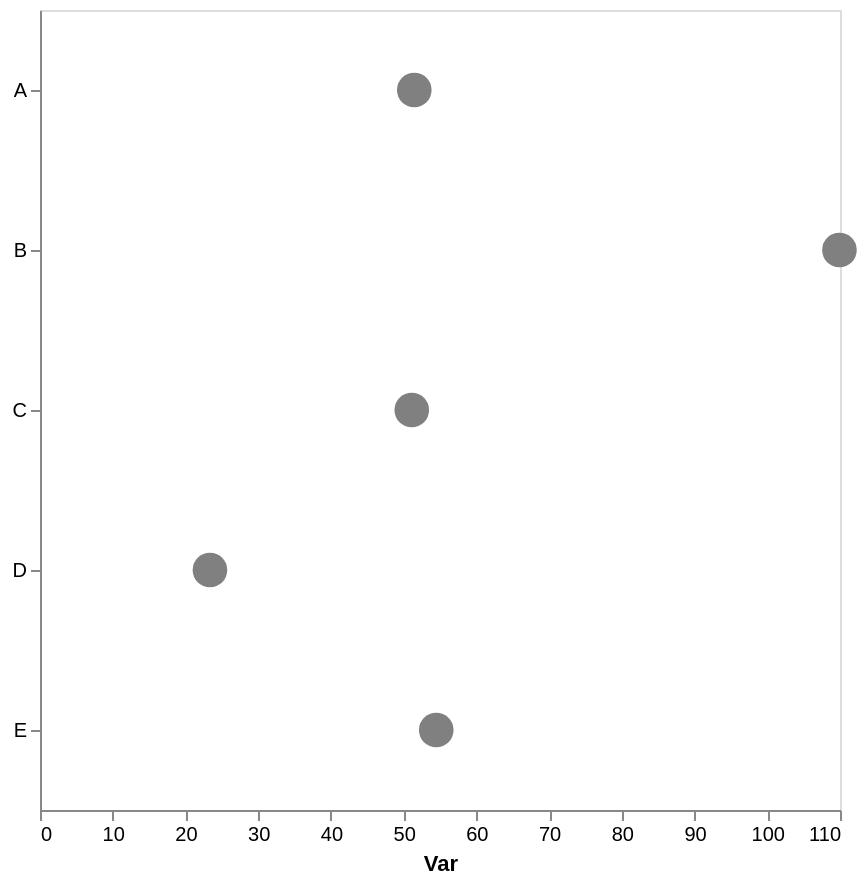

The Vega-Lite source for this figure:
### Vega-Lite specification from a JSON file in a GitHub repository (floating-point values rounded to 4 significant figures)
{"config": {"view": {"continuousWidth": 300, "continuousHeight": 300}, "axis": {"grid": false}, "bar": {"color": "gray"}}, "data": {"name": "data-0d35f14c20d60ffac17f7ed58fce2947"}, "mark": {"type": "point", "color": "gray", "filled": true, "size": 300}, "encoding": {"x": {"aggregate": "mean", "axis": {"title": "Var"}, "field": "var1", "type": "quantitative"}, "y": {"axis": {"title": null}, "field": "cat", "type": "nominal"}}, "height": 400, "width": 400, "$schema": "https://vega.github.io/schema/vega-lite/v5.17.0.json", "datasets": {"data-0d35f14c20d60ffac17f7ed58fce2947": [{"cat": "D", "var1": 27.98, "var2": 51.17}, {"cat": "A", "var1": 44.76, "var2": 48.32}, {"cat": "A", "var1": 48.69, "var2": 63.63}, {"cat": "B", "var1": 109.9, "var2": 36.31}, {"cat": "E", "var1": 43.23, "var2": 37.21}, {"cat": "C", "var1": 60.96, "var2": 43.71}, {"cat": "C", "var1": 41.28, "var2": 58.2}, {"cat": "D", "var1": 17.63, "var2": 48.31}, {"cat": "A", "var1": 60.4, "var2": 60.05}, {"cat": "E", "var1": 65.74, "var2": 52.0}, {"cat": "D", "var1": 24.49, "var2": 55.52}, {"cat": "A", "var1": 52.0, "var2": 43.96}]}}
